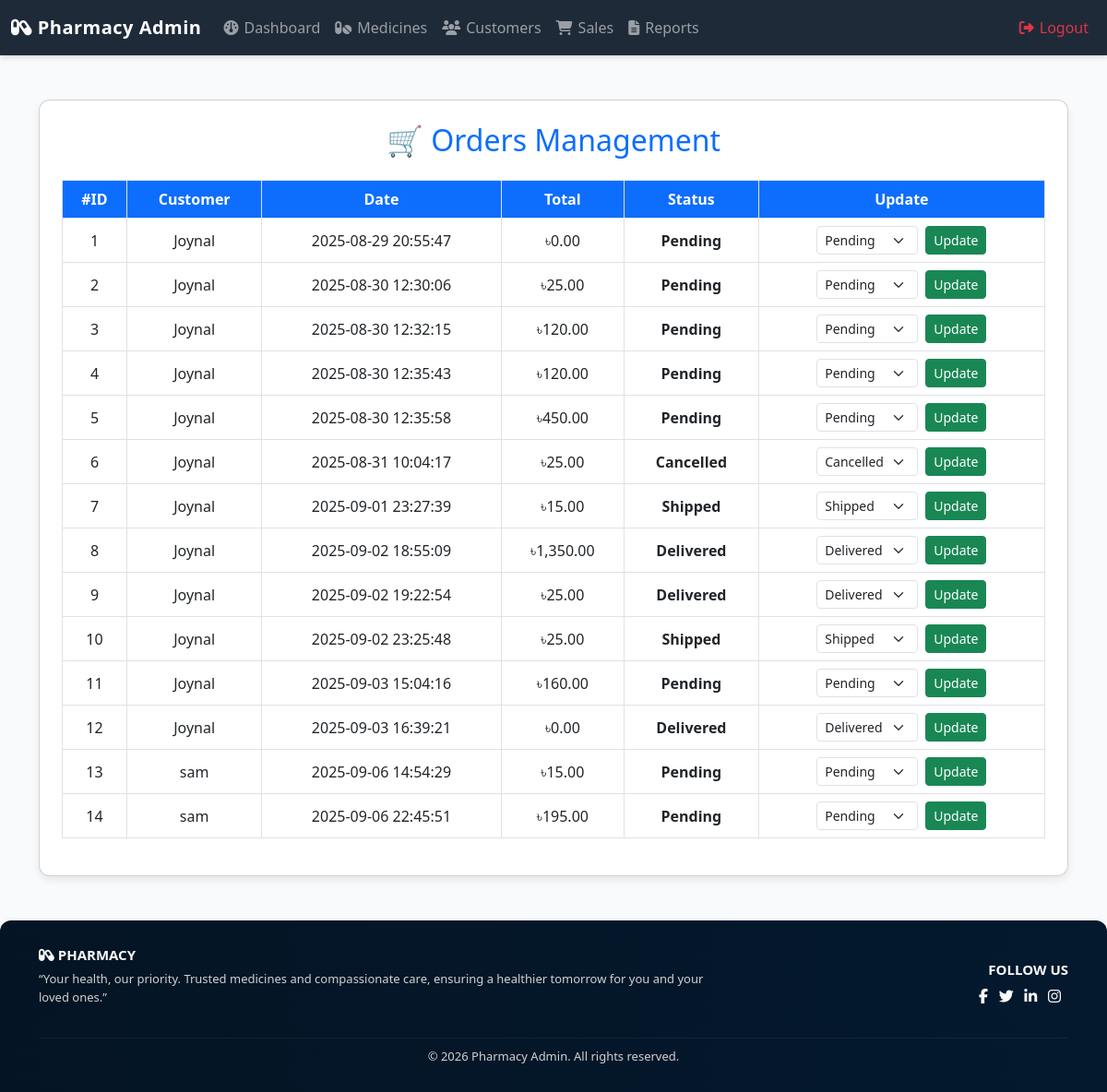
Page /pharmacy/admin_orders.php on the committed database.
### tables this page shows
CREATE TABLE `orders` (
  `id` int(11) NOT NULL,
  `user_id` int(11) DEFAULT NULL,
  `total` decimal(10,2) DEFAULT NULL,
  `order_date` timestamp NOT NULL DEFAULT current_timestamp(),
  `status` varchar(50) NOT NULL DEFAULT 'Pending',
  `payment_method` varchar(50) DEFAULT 'Cash on Delivery'
);

CREATE TABLE `users` (
  `id` int(11) NOT NULL,
  `name` varchar(100) DEFAULT NULL,
  `email` varchar(100) DEFAULT NULL,
  `password` varchar(255) DEFAULT NULL,
  `created_at` timestamp NOT NULL DEFAULT current_timestamp()
);

### pharmacy/admin_orders.php (the view, shortened to what this page needs)
<?php include 'header.php'; ?>
<?php
include 'db.php';
$orders = $conn->query("SELECT o.*, u.name AS customer
                        FROM orders o
                        JOIN users u ON o.user_id = u.id
                        ORDER BY o.order_date ASC");
?>
<!DOCTYPE html>
<html lang="en">
<head>
    <link href="https://cdn.jsdelivr.net/npm/bootstrap@5.3.0/dist/css/bootstrap.min.css" rel="stylesheet">
</head>
<body>
<div class="container my-5">
    <div class="card p-4">
        <h2 class="text-center text-primary mb-4">🛒 Orders Management</h2>
        <div class="table-responsive">
            <table class="table table-bordered table-hover align-middle text-center">
                <thead>
                    <tr>
                        <th>#ID</th>
                        <th>Customer</th>
                        <th>Date</th>
                        <th>Total</th>
                        <th>Status</th>
                        <th>Update</th>
                    </tr>
                </thead>
                <tbody>
                    <?php while ($o = $orders->fetch_assoc()): ?>
                        <tr>
                            <td><?= $o['id'] ?></td>
                            <td><?= htmlspecialchars($o['customer']) ?></td>
                            <td><?= $o['order_date'] ?></td>
                            <td>৳<?= number_format($o['total'],2) ?></td>
                            <td class="
                                <?= strtolower($o['status']) == 'pending' ? 'status-pending' : '' ?>
                                <?= strtolower($o['status']) == 'shipped' ? 'status-shipped' : '' ?>
                                <?= strtolower($o['status']) == 'delivered' ? 'status-delivered' : '' ?>
                                <?= strtolower($o['status']) == 'cancelled' ? 'status-cancelled' : '' ?>
                            ">
                                <?= $o['status'] ?>
                            </td>
                            <td>
                                <form method="POST" class="d-flex gap-2 justify-content-center">
                                    <select name="status" class="form-select form-select-sm w-auto">
                                        <option <?= $o['status']=="Pending"?"selected":"" ?>>Pending</option>
                                        <option <?= $o['status']=="Shipped"?"selected":"" ?>>Shipped</option>
                                        <option <?= $o['status']=="Delivered"?"selected":"" ?>>Delivered</option>
                                        <option <?= $o['status']=="Cancelled"?"selected":"" ?>>Cancelled</option>
                                    </select>
                                    <button class="btn btn-success btn-sm" type="submit" name="update_status">Update</button>
                                </form>
                            </td>
                        </tr>
                    <?php endwhile; ?>
                </tbody>
            </table>
        </div>
    </div>
</div>
</body>
</html>
<?php include 'footer.php'; ?>

### pharmacy/header.php (shortened to what this page needs)
<!DOCTYPE html>
<html lang="en">
<head>
  <link rel="stylesheet" href="https://cdn.jsdelivr.net/npm/bootstrap@5.3.0/dist/css/bootstrap.min.css">
  <link rel="stylesheet" href="https://cdnjs.cloudflare.com/ajax/libs/font-awesome/6.5.0/css/all.min.css">
</head>
<body>
  <nav class="navbar navbar-expand-lg navbar-dark">
    <div class="container-fluid">
      <a class="navbar-brand" href="dashboard.php"><i class="fa-solid fa-capsules"></i> Pharmacy Admin</a>
      <div class="collapse navbar-collapse" id="navbarNav">
        <ul class="navbar-nav me-auto">
          <li class="nav-item"><a class="nav-link" href="dashboard.php"><i class="fa-solid fa-gauge"></i> Dashboard</a></li>
          <li class="nav-item"><a class="nav-link" href="medicines.php"><i class="fa-solid fa-pills"></i> Medicines</a></li>
          <li class="nav-item"><a class="nav-link" href="customers.php"><i class="fa-solid fa-users"></i> Customers</a></li>
          <li class="nav-item"><a class="nav-link" href="sales_report.php"><i class="fa-solid fa-cart-shopping"></i> Sales</a></li>
          <li class="nav-item"><a class="nav-link" href="reports.php"><i class="fa-solid fa-file-lines"></i> Reports</a></li>
        </ul>
        <ul class="navbar-nav">
          <li class="nav-item"><a class="nav-link text-danger" href="logout.php"><i class="fa-solid fa-right-from-bracket"></i> Logout</a></li>
        </ul>
      </div>
    </div>
  </nav>
</body>
</html>

### pharmacy/footer.php (shortened to what this page needs)
<footer class="footer mt-5">
  <div class="container py-3">
    <div class="row align-items-center">
      <div class="col-md-8 mb-2">
        <h6 class="text-uppercase fw-bold"><i class="fa-solid fa-capsules"></i> Pharmacy</h6>
        <p class="small text-muted">
          “Your health, our priority. Trusted medicines and compassionate care, ensuring a healthier tomorrow for you and your loved ones.”
        </p>
      </div>
      <div class="col-md-4 mb-2 text-md-end">
        <h6 class="text-uppercase fw-bold">Follow Us</h6>
        <a href="#" class="social-link"><i class="fab fa-facebook-f"></i></a>
        <a href="#" class="social-link"><i class="fab fa-twitter"></i></a>
        <a href="#" class="social-link"><i class="fab fa-linkedin-in"></i></a>
        <a href="#" class="social-link"><i class="fab fa-instagram"></i></a>
      </div>
    </div>
    <hr class="footer-divider">
    <div class="text-center small text-muted">
      &copy; <?php echo date("Y"); ?> Pharmacy Admin. All rights reserved.
    </div>
  </div>
</footer>

### pharmacy/header.php (style rules this page uses)
body { background-color: #f8f9fa; font-family: 'Segoe UI', Tahoma, Geneva, Verdana, sans-serif; margin: 0; padding: 0; }
.navbar { background: #1f2a38; box-shadow: 0 2px 6px rgba(0, 0, 0, 0.15); }
.navbar-brand { font-weight: 700; letter-spacing: 0.5px; font-size: 22px; }
.navbar-nav .nav-link { font-size: 16px; padding: 10px 15px; transition: all 0.3s ease; display: flex; align-items: center; gap: 6px; }

### pharmacy/admin_orders.php (style rules this page uses)
body { background:#f8fafc; font-family: 'Segoe UI', Tahoma, Geneva, Verdana, sans-serif; }
.table th { background:#0d6efd; color:white; }
.status-pending { color:#ff9800; font-weight:bold; }
.status-shipped { color:#2196f3; font-weight:bold; }
.status-delivered { color:#28a745; font-weight:bold; }
.status-cancelled { color:#dc3545; font-weight:bold; }
.card { border-radius:12px; box-shadow:0 4px 10px rgba(0,0,0,0.08); }

### pharmacy/footer.php (style rules this page uses)
.footer { background: linear-gradient(90deg, #041424, #04192e); color: #f8f9fa; font-family: 'Segoe UI', Tahoma, Geneva, Verdana, sans-serif; border-radius: 12px 12px 0 0; box-shadow: 0 -1px 4px rgba(0,0,0,0.05); padding: 12px 20px; font-size: 14px; }
.footer a { color: #f8f9fa; text-decoration: none; transition: all 0.3s ease; font-size: 14px; }
.footer h6 { font-weight: 700; margin-bottom: 8px; font-size: 15px; color: #f8f9fa; }
.footer .social-link { display: inline-block; margin-right: 8px; font-size: 16px; color: #f8f9fa; transition: color 0.3s ease, transform 0.2s ease; }
.footer-divider { border-color: rgba(255,255,255,0.2); margin-top: 10px; margin-bottom: 10px; }
.footer .text-muted { color: #d1d1d1 !important; font-size: 13px; }
.footer .small { font-size: 13px; }

### rows in the picture
orders: id "1", user.name "Joynal", order_date "2025-08-29 20:55:47", total "0.00", status "Pending"
orders: id "2", user.name "Joynal", order_date "2025-08-30 12:30:06", total "25.00", status "Pending"
orders: id "3", user.name "Joynal", order_date "2025-08-30 12:32:15", total "120.00", status "Pending"
orders: id "4", user.name "Joynal", order_date "2025-08-30 12:35:43", total "120.00", status "Pending"
orders: id "5", user.name "Joynal", order_date "2025-08-30 12:35:58", total "450.00", status "Pending"
orders: id "6", user.name "Joynal", order_date "2025-08-31 10:04:17", total "25.00", status "Cancelled"
orders: id "7", user.name "Joynal", order_date "2025-09-01 23:27:39", total "15.00", status "Shipped"
orders: id "8", user.name "Joynal", order_date "2025-09-02 18:55:09", total "1,350.00", status "Delivered"
orders: id "9", user.name "Joynal", order_date "2025-09-02 19:22:54", total "25.00", status "Delivered"
orders: id "10", user.name "Joynal", order_date "2025-09-02 23:25:48", total "25.00", status "Shipped"
orders: id "11", user.name "Joynal", order_date "2025-09-03 15:04:16", total "160.00", status "Pending"
orders: id "12", user.name "Joynal", order_date "2025-09-03 16:39:21", total "0.00", status "Delivered"
orders: id "13", user.name "sam", order_date "2025-09-06 14:54:29", total "15.00", status "Pending"
orders: id "14", user.name "sam", order_date "2025-09-06 22:45:51", total "195.00", status "Pending"
